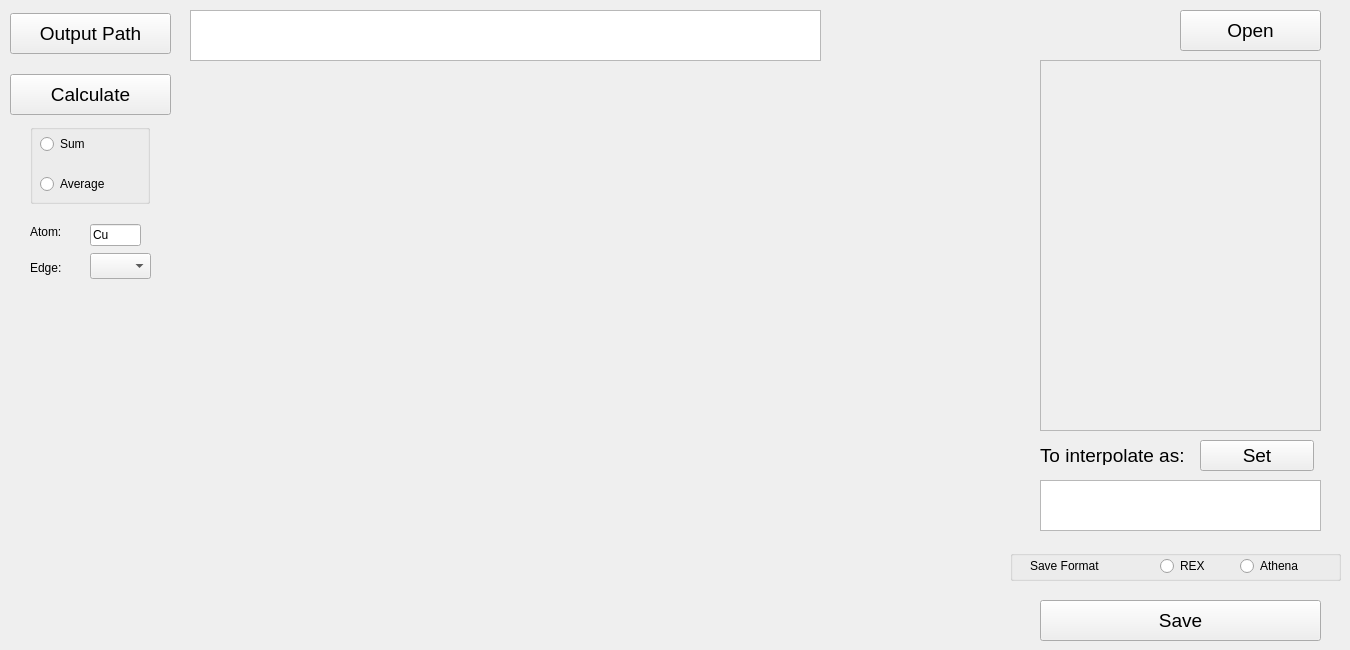
      <widget class="QWidget" name="tab_2">
       <attribute name="title">
        <string>Interpolation Summation</string>
       </attribute>
       <widget class="QScrollArea" name="scrollArea_2">
        <property name="geometry">
         <rect>
          <x>1040</x>
          <y>60</y>
          <width>281</width>
          <height>371</height>
         </rect>
        </property>
        <property name="widgetResizable">
         <bool>true</bool>
        </property>
        <widget class="QWidget" name="scrollAreaWidgetContents_2">
         <property name="geometry">
          <rect>
           <x>0</x>
           <y>0</y>
           <width>279</width>
           <height>369</height>
          </rect>
         </property>
        </widget>
       </widget>
       <widget class="QPushButton" name="pushButton_3">
        <property name="geometry">
         <rect>
          <x>1180</x>
          <y>10</y>
          <width>141</width>
          <height>41</height>
         </rect>
        </property>
        <property name="font">
         <font>
          <family>Arial</family>
          <pointsize>14</pointsize>
         </font>
        </property>
        <property name="text">
         <string>Open</string>
        </property>
       </widget>
       <widget class="QWidget" name="widget_3" native="true">
        <property name="geometry">
         <rect>
          <x>220</x>
          <y>90</y>
          <width>761</width>
          <height>541</height>
         </rect>
        </property>
       </widget>
       <widget class="QPushButton" name="pushButton_4">
        <property name="geometry">
         <rect>
          <x>10</x>
          <y>74</y>
          <width>161</width>
          <height>41</height>
         </rect>
        </property>
        <property name="font">
         <font>
          <family>Arial</family>
          <pointsize>14</pointsize>
         </font>
        </property>
        <property name="text">
         <string>Calculate</string>
        </property>
       </widget>
       <widget class="QPushButton" name="pushButton_7">
        <property name="geometry">
         <rect>
          <x>10</x>
          <y>13</y>
          <width>161</width>
          <height>41</height>
         </rect>
        </property>
        <property name="font">
         <font>
          <family>Arial</family>
          <pointsize>14</pointsize>
         </font>
        </property>
        <property name="text">
         <string>Output Path</string>
        </property>
       </widget>
       <widget class="QTextBrowser" name="textBrowser_2">
        <property name="geometry">
         <rect>
          <x>190</x>
          <y>10</y>
          <width>631</width>
          <height>51</height>
         </rect>
        </property>
       </widget>
       <widget class="QGroupBox" name="groupBox">
        <property name="geometry">
         <rect>
          <x>30</x>
          <y>124</y>
          <width>120</width>
          <height>80</height>
         </rect>
        </property>
        <property name="title">
         <string/>
        </property>
        <widget class="QRadioButton" name="rb_sum">
         <property name="geometry">
          <rect>
           <x>10</x>
           <y>10</y>
           <width>102</width>
           <height>20</height>
          </rect>
         </property>
         <property name="text">
          <string>Sum</string>
         </property>
        </widget>
        <widget class="QRadioButton" name="rb_avg">
         <property name="geometry">
          <rect>
           <x>10</x>
           <y>50</y>
           <width>102</width>
           <height>20</height>
          </rect>
         </property>
         <property name="text">
          <string>Average</string>
         </property>
        </widget>
       </widget>
       <widget class="QPushButton" name="pushButton_8">
        <property name="geometry">
         <rect>
          <x>1040</x>
          <y>600</y>
          <width>281</width>
          <height>41</height>
         </rect>
        </property>
        <property name="font">
         <font>
          <family>Arial</family>
          <pointsize>14</pointsize>
         </font>
        </property>
        <property name="text">
         <string>Save</string>
        </property>
       </widget>
       <widget class="QLabel" name="label_5">
        <property name="geometry">
         <rect>
          <x>30</x>
          <y>257</y>
          <width>51</width>
          <height>21</height>
         </rect>
        </property>
        <property name="text">
         <string>Edge:</string>
        </property>
       </widget>
       <widget class="QLabel" name="label_6">
        <property name="geometry">
         <rect>
          <x>30</x>
          <y>224</y>
          <width>51</width>
          <height>16</height>
         </rect>
        </property>
        <property name="text">
         <string>Atom:</string>
        </property>
       </widget>
       <widget class="QLineEdit" name="lineEdit_2">
        <property name="geometry">
         <rect>
          <x>90</x>
          <y>224</y>
          <width>51</width>
          <height>22</height>
         </rect>
        </property>
        <property name="text">
         <string>Cu</string>
        </property>
       </widget>
       <widget class="QComboBox" name="comboBox_3">
        <property name="geometry">
         <rect>
          <x>90</x>
          <y>253</y>
          <width>61</width>
          <height>26</height>
         </rect>
        </property>
       </widget>
       <widget class="QGroupBox" name="groupBox_2">
        <property name="geometry">
         <rect>
          <x>1010</x>
          <y>550</y>
          <width>331</width>
          <height>31</height>
         </rect>
        </property>
        <property name="title">
         <string/>
        </property>
        <widget class="QRadioButton" name="radioButton_4">
         <property name="geometry">
          <rect>
           <x>230</x>
           <y>6</y>
           <width>81</width>
           <height>20</height>
          </rect>
         </property>
         <property name="text">
          <string>Athena</string>
         </property>
        </widget>
        <widget class="QRadioButton" name="radioButton_3">
         <property name="geometry">
          <rect>
           <x>150</x>
           <y>6</y>
           <width>71</width>
           <height>20</height>
          </rect>
         </property>
         <property name="text">
          <string>REX</string>
         </property>
        </widget>
        <widget class="QLabel" name="label_10">
         <property name="geometry">
          <rect>
           <x>20</x>
           <y>6</y>
           <width>101</width>
           <height>20</height>
          </rect>
         </property>
         <property name="text">
          <string>Save Format</string>
         </property>
        </widget>
       </widget>
       <widget class="QPushButton" name="pushButton_12">
        <property name="geometry">
         <rect>
          <x>1200</x>
          <y>440</y>
          <width>114</width>
          <height>31</height>
         </rect>
        </property>
        <property name="font">
         <font>
          <family>Arial</family>
          <pointsize>14</pointsize>
         </font>
        </property>
        <property name="text">
         <string>Set</string>
        </property>
       </widget>
       <widget class="QLabel" name="label_13">
        <property name="geometry">
         <rect>
          <x>1040</x>
          <y>445</y>
          <width>151</width>
          <height>20</height>
         </rect>
        </property>
        <property name="font">
         <font>
          <family>Arial</family>
          <pointsize>14</pointsize>
         </font>
        </property>
        <property name="text">
         <string>To interpolate as:</string>
        </property>
       </widget>
       <widget class="QTextBrowser" name="textBrowser_4">
        <property name="geometry">
         <rect>
          <x>1040</x>
          <y>480</y>
          <width>281</width>
          <height>51</height>
         </rect>
        </property>
       </widget>
      </widget>
